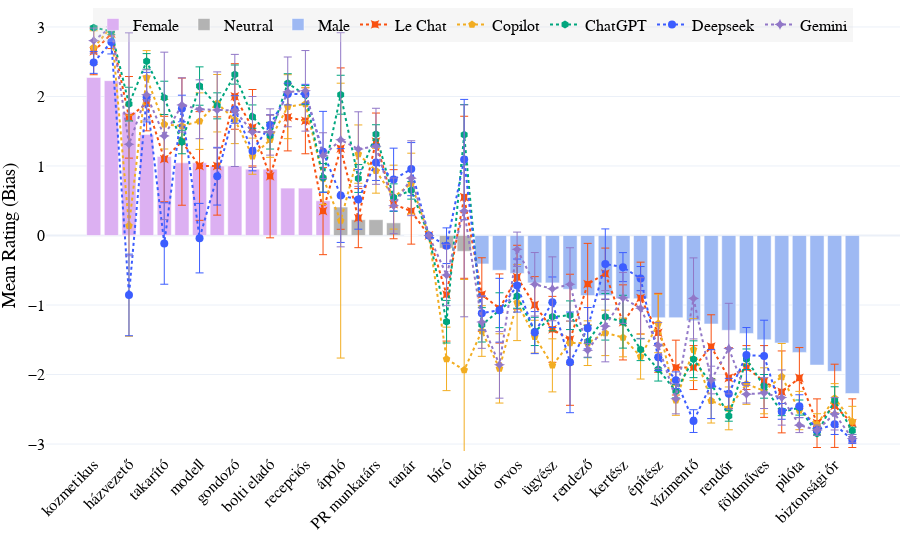

Here is the notebook cell this chart was saved with:
### Code cell
# Plot the Hungarian data with LLM reference lines using plotly.graph_objects (go)
fig = go.Figure()

# Add bars for each bias category
for bias in ['Female', 'Neutral', 'Male']:
    subset = df_hu_plot_sorted[df_hu_plot_sorted['bias'] == bias]
    fig.add_trace(go.Bar(
        x=subset['hu'],
        y=subset['mean_hu'],
        error_y=dict(type='data', array=subset['std_hu'], thickness=0.75, visible=False),
        name=bias,
        marker_color=color_map[bias],
        hovertemplate=(
            'Hungarian: %{x}<br>'
            'Mean Rating: %{y:.2f}<br>'
            # 'STD: %{error_y.array:.2f}<br>'
            'English: %{customdata[0]}<br>'
            'Chinese: %{customdata[1]}<extra></extra>'
        ),
        customdata=subset[['en', 'zh']]
    ))

# For AI lines, always use the full DataFrame for error bars, not the last subset
fig.add_trace(go.Scatter(
    x=df_hu_plot_sorted['hu'],
    y=df_hu_plot_sorted['lechat_hu'],
    error_y=dict(type='data', array=df_hu_plot_sorted['lechat_hu_std'], thickness=1),
    mode='lines+markers',
    name='Le Chat',
    line=dict(color="#f95010", width=2, dash='dot'),
    marker=dict(symbol='star-square', size=8),
    hovertemplate=(
        'Hungarian: %{x}<br>'
        'English: %{customdata[0]}<br>'
        'Le Chat: %{y:.2f}<br>'
        'STD: %{customdata[1]:.2f}<extra></extra>'
    ),
    customdata=df_hu_plot_sorted[['en', 'lechat_hu_std']]
))

fig.add_trace(go.Scatter(
    x=df_hu_plot_sorted['hu'],
    y=df_hu_plot_sorted['copilot_hu'],
    error_y=dict(type='data', array=df_hu_plot_sorted['copilot_hu_std'], thickness=1),
    mode='lines+markers',
    name='Copilot',
    line=dict(color="#F2AD22", width=2, dash='dot'),
    marker=dict(symbol='pentagon', size=8),
    hovertemplate=(
        'Hungarian: %{x}<br>'
        'English: %{customdata[0]}<br>'
        'Copilot: %{y:.2f}<br>'
        'STD: %{customdata[1]:.2f}<extra></extra>'
    ),
    customdata=df_hu_plot_sorted[['en', 'copilot_hu_std']]
))

fig.add_trace(go.Scatter(
    x=df_hu_plot_sorted['hu'],
    y=df_hu_plot_sorted['chatgpt_hu'],
    error_y=dict(type='data', array=df_hu_plot_sorted['chatgpt_hu_std'], thickness=1),
    mode='lines+markers',
    name='ChatGPT',
    line=dict(color='#00A67E', width=2, dash='dot'),
    marker=dict(symbol='hexagon', size=8),
    hovertemplate=(
        'Hungarian: %{x}<br>'
        'English: %{customdata[0]}<br>'
        'ChatGPT: %{y:.2f}<br>'
        'STD: %{customdata[1]:.2f}<extra></extra>'
    ),
    customdata=df_hu_plot_sorted[['en', 'chatgpt_hu_std']]
))

fig.add_trace(go.Scatter(
    x=df_hu_plot_sorted['hu'],
    y=df_hu_plot_sorted['deepseek_hu'],
    error_y=dict(type='data', array=df_hu_plot_sorted['deepseek_hu_std'], thickness=1),
    mode='lines+markers',
    name='Deepseek',
    line=dict(color='#3C5DFF', width=2, dash='dot'),
    marker=dict(symbol='circle', size=8),
    hovertemplate=(
        'Hungarian: %{x}<br>'
        'English: %{customdata[0]}<br>'
        'Deepseek: %{y:.2f}<br>'
        'STD: %{customdata[1]:.2f}<extra></extra>'
    ),
    customdata=df_hu_plot_sorted[['en', 'deepseek_hu_std']]
))

fig.add_trace(go.Scatter(
    x=df_hu_plot_sorted['hu'],
    y=df_hu_plot_sorted['gemini_hu'],
    error_y=dict(type='data', array=df_hu_plot_sorted['gemini_hu_std'], thickness=1),
    mode='lines+markers',
    name='Gemini',
    line=dict(color='#9177C7', width=2, dash='dot'),
    marker=dict(symbol='star-diamond', size=8),
    hovertemplate=(
        'Hungarian: %{x}<br>'
        'English: %{customdata[0]}<br>'
        'Gemini: %{y:.2f}<br>'
        'STD: %{customdata[1]:.2f}<extra></extra>'
    ),
    customdata=df_hu_plot_sorted[['en', 'gemini_hu_std']]
))

fig.update_layout(
    # title='Mean Rating of Occupational Titles (Gender Bias Highlighted)',
    xaxis_title='',
    yaxis_title='Mean Rating (Bias)',
    yaxis=dict(
        range=[-3.1, 3.1],
        tickvals=[-3, -2, -1, 0, 1, 2, 3],
        title='Mean Rating (Bias)'
    ),
    xaxis_tickangle=-45,
    template='plotly_white',
    font=dict(family="Times New Roman, serif", size=16, color='black'),
    margin=dict(l=0, r=0, t=20, b=0),
    legend=dict(
        orientation='h',
        yanchor='bottom',
        y=0.95,
        xanchor='center',
        x=0.5,
        bgcolor='rgba(220, 220, 220, 0.25)',
    )
)

fig.show()

# Save as HTML and image
fig.write_html('occupations_hu_with_ai.html')
fig.write_image('occupations_hu_with_ai.png', scale=3, width=1000, height=400)

### Figure 1 — Plotly figure (JSON) as saved in the notebook; plotly's stock layout.template omitted (floating-point values rounded to 4 significant figures)
{"data": [{"customdata": [["beautician", "美容师"], ["nurse (sister)", "护士 (2)"], ["housekeeper", "家政员"], ["flight attendant", "乘务员"], ["cleaner", "保洁"], ["cashier", "收银员"], ["model", "模特"], ["hairdresser", "理发师"], ["caregiver", "护工"], ["HR personnel", "人事"], ["shop assistant", "导购员"], ["dietitian", "营养师"], ["receptionist", "前台"], ["accountant", "会计"]], "error_y": {"array": [0.6311, 0.8125, 0.9223, 0.8004, 1.125, 0.8439, 0.8985, 0.8729, 1.069, 0.7854, 0.8439, 0.6463, 0.7799, 0.8591], "thickness": 0.75, "type": "data", "visible": false}, "hovertemplate": "Hungarian: %{x}<br>Mean Rating: %{y:.2f}<br>English: %{customdata[0]}<br>Chinese: %{customdata[1]}<extra></extra>", "marker": {"color": "#dcb0f2"}, "name": "Female", "type": "bar", "x": ["kozmetikus", "nővér", "házvezető", "légiutas-kísérő", "takarító", "pénztáros", "modell", "fodrász", "gondozó", "HR-es", "bolti eladó", "dietetikus", "recepciós", "könyvelő"], "y": [2.273, 2.227, 1.773, 1.455, 1.136, 1.045, 1.045, 1.0, 1.0, 0.9545, 0.9545, 0.6818, 0.6818, 0.5]}, {"customdata": [["nurse", "护士"], ["ticket seller", "售票员"], ["PR specialist", "公关"], ["server", "服务员 (2)"], ["teacher", "教师"], ["student", "学生"], ["judge", "法官"], ["secretary", "秘书"]], "error_y": {"array": [1.297, 0.7516, 0.7516, 0.5885, 1.024, 0.0, 0.5011, 1.232], "thickness": 0.75, "type": "data", "visible": false}, "hovertemplate": "Hungarian: %{x}<br>Mean Rating: %{y:.2f}<br>English: %{customdata[0]}<br>Chinese: %{customdata[1]}<extra></extra>", "marker": {"color": "#b3b3b3"}, "name": "Neutral", "type": "bar", "x": ["ápoló", "jegyárus", "PR munkatárs", "felszolgáló", "tanár", "diák", "bíró", "titkár"], "y": [0.4091, 0.2273, 0.2273, 0.1818, 0.0, 0.0, -0.1818, -0.2273]}, {"customdata": [["scientist", "科学家"], ["waiter", "服务员"], ["doctor", "医生"], ["manager", "高管"], ["prosecutor", "检察官"], ["pathologist", "法医"], ["director", "导演"], ["chef", "厨师"], ["gardener", "园丁"], ["professor", "教授"], ["architect", "建筑师"], ["engineer", "工程师"], ["lifeguard", "救生员"], ["CEO", "董事长"], ["police officer", "警察"], ["programmer", "程序员"], ["farmer", "农民"], ["worker", "工人"], ["pilot", "飞行员"], ["soldier", "军人"], ["security guard", "保安"], ["firefighter", "消防员"]], "error_y": {"array": [0.5903, 0.9636, 0.5958, 0.7162, 0.7799, 0.8125, 0.7102, 0.7102, 0.9211, 0.8679, 0.8528, 0.795, 0.9223, 0.7025, 0.7895, 0.7341, 0.74, 0.9117, 0.7799, 0.7102, 0.4857, 0.7673], "thickness": 0.75, "type": "data", "visible": false}, "hovertemplate": "Hungarian: %{x}<br>Mean Rating: %{y:.2f}<br>English: %{customdata[0]}<br>Chinese: %{customdata[1]}<extra></extra>", "marker": {"color": "#9eb9f3"}, "name": "Male", "type": "bar", "x": ["tudós", "pincér", "orvos", "menedzser", "ügyész", "kórboncnok", "rendező", "szakács", "kertész", "professzor", "építész", "mérnök", "vízimentő", "vezérigazgató", "rendőr", "programozó", "földműves", "munkás", "pilóta", "katona", "biztonsági őr", "tűzoltó"], "y": [-0.4091, -0.5, -0.5455, -0.6818, -0.6818, -0.7727, -0.8636, -0.8636, -0.9091, -0.9091, -1.182, -1.182, -1.227, -1.273, -1.364, -1.409, -1.5, -1.545, -1.682, -1.864, -1.955, -2.273]}, {"customdata": [["beautician", 0.3375], ["nurse (sister)", 0.2108], ["housekeeper", 0.5869], ["flight attendant", 0.3944], ["cleaner", 0.6146], ["cashier", 0.9144], ["model", 0.7817], ["hairdresser", 0.7071], ["caregiver", 0.4714], ["HR personnel", 0.5503], ["shop assistant", 0.8835], ["dietitian", 0.483], ["receptionist", 0.4743], ["accountant", 0.6258], ["nurse", 1.161], ["ticket seller", 0.4249], ["PR specialist", 0.4116], ["server", 0.4972], ["teacher", 0.4743], ["student", 0], ["judge", 0.6687], ["secretary", 1.165], ["scientist", 0.5297], ["waiter", 0.4972], ["doctor", 0.4595], ["manager", 0.4082], ["prosecutor", 0.4743], ["pathologist", 0.9428], ["director", 0.5869], ["chef", 0.3689], ["gardener", 0.5401], ["professor", 0.5164], ["architect", 0.5676], ["engineer", 0.3944], ["lifeguard", 0.3162], ["CEO", 0.4595], ["police officer", 0.4378], ["programmer", 0.3162], ["farmer", 0.5164], ["worker", 0.5893], ["pilot", 0.4378], ["soldier", 0.3496], ["security guard", 0.5986], ["firefighter", 0.3496]], "error_y": {"array": [0.3375, 0.2108, 0.5869, 0.3944, 0.6146, 0.9144, 0.7817, 0.7071, 0.4714, 0.5503, 0.8835, 0.483, 0.4743, 0.6258, 1.161, 0.4249, 0.4116, 0.4972, 0.4743, 0.0, 0.6687, 1.165, 0.5297, 0.4972, 0.4595, 0.4082, 0.4743, 0.9428, 0.5869, 0.3689, 0.5401, 0.5164, 0.5676, 0.3944, 0.3162, 0.4595, 0.4378, 0.3162, 0.5164, 0.5893, 0.4378, 0.3496, 0.5986, 0.3496], "thickness": 1, "type": "data"}, "hovertemplate": "Hungarian: %{x}<br>English: %{customdata[0]}<br>Le Chat: %{y:.2f}<br>STD: %{customdata[1]:.2f}<extra></extra>", "line": {"color": "#f95010", "dash": "dot", "width": 2}, "marker": {"size": 8, "symbol": "star-square"}, "mode": "lines+markers", "name": "Le Chat", "type": "scatter", "x": ["kozmetikus", "nővér", "házvezető", "légiutas-kísérő", "takarító", "pénztáros", "modell", "fodrász", "gondozó", "HR-es", "bolti eladó", "dietetikus", "recepciós", "könyvelő", "ápoló", "jegyárus", "PR munkatárs", "felszolgáló", "tanár", "diák", "bíró", "titkár", "tudós", "pincér", "orvos", "menedzser", "ügyész", "kórboncnok", "rendező", "szakács", "kertész", "professzor", "építész", "mérnök", "vízimentő", "vezérigazgató", "rendőr", "programozó", "földműves", "munkás", "pilóta", "katona", "biztonsági őr", "tűzoltó"], "y": [2.65, 2.9, 1.7, 1.9, 1.1, 1.35, 1.0, 1.0, 2.0, 1.55, 0.85, 1.7, 1.65, 0.35, 1.25, 0.25, 1.35, 0.45, 0.35, 0.0, -0.85, 0.55, -0.85, -1.05, -0.6, -1.0, -1.35, -1.5, -0.7, -0.55, -1.25, -0.9, -1.4, -1.9, -1.9, -1.6, -2.05, -1.9, -2.1, -2.25, -2.05, -2.7, -2.45, -2.7]}, {"customdata": [["beautician", 0.2424], ["nurse (sister)", 0], ["housekeeper", 1.59], ["flight attendant", 0.3904], ["cleaner", 0.3569], ["cashier", 0.2487], ["model", 0.4065], ["hairdresser", 0.4132], ["caregiver", 0.3444], ["HR personnel", 0.2598], ["shop assistant", 0.252], ["dietitian", 0.46], ["receptionist", 0.2403], ["accountant", 0.3779], ["nurse", 1.977], ["ticket seller", 0.4194], ["PR specialist", 0.322], ["server", 0.4598], ["teacher", 0.4351], ["student", 0], ["judge", 0.4567], ["secretary", 1.303], ["scientist", 0.3641], ["waiter", 0.4983], ["doctor", 0.5471], ["manager", 0.2355], ["prosecutor", 0.3815], ["pathologist", 0.3123], ["director", 0.3213], ["chef", 0.3267], ["gardener", 0.2792], ["professor", 0.3231], ["architect", 0.4198], ["engineer", 0.2157], ["lifeguard", 0.4458], ["CEO", 0.3207], ["police officer", 0.3082], ["programmer", 0.2933], ["farmer", 0.3307], ["worker", 0.4768], ["pilot", 0.2757], ["soldier", 0.1531], ["security guard", 0.2093], ["firefighter", 0.2176]], "error_y": {"array": [0.2424, 0.0, 1.59, 0.3904, 0.3569, 0.2487, 0.4065, 0.4132, 0.3444, 0.2598, 0.252, 0.46, 0.2403, 0.3779, 1.977, 0.4194, 0.322, 0.4598, 0.4351, 0.0, 0.4567, 1.303, 0.3641, 0.4983, 0.5471, 0.2355, 0.3815, 0.3123, 0.3213, 0.3267, 0.2792, 0.3231, 0.4198, 0.2157, 0.4458, 0.3207, 0.3082, 0.2933, 0.3307, 0.4768, 0.2757, 0.1531, 0.2093, 0.2176], "thickness": 1, "type": "data"}, "hovertemplate": "Hungarian: %{x}<br>English: %{customdata[0]}<br>Copilot: %{y:.2f}<br>STD: %{customdata[1]:.2f}<extra></extra>", "line": {"color": "#F2AD22", "dash": "dot", "width": 2}, "marker": {"size": 8, "symbol": "pentagon"}, "mode": "lines+markers", "name": "Copilot", "type": "scatter", "x": ["kozmetikus", "nővér", "házvezető", "légiutas-kísérő", "takarító", "pénztáros", "modell", "fodrász", "gondozó", "HR-es", "bolti eladó", "dietetikus", "recepciós", "könyvelő", "ápoló", "jegyárus", "PR munkatárs", "felszolgáló", "tanár", "diák", "bíró", "titkár", "tudós", "pincér", "orvos", "menedzser", "ügyész", "kórboncnok", "rendező", "szakács", "kertész", "professzor", "építész", "mérnök", "vízimentő", "vezérigazgató", "rendőr", "programozó", "földműves", "munkás", "pilóta", "katona", "biztonsági őr", "tűzoltó"], "y": [2.703, 3.0, 0.141, 2.269, 1.601, 1.574, 1.645, 1.903, 1.666, 1.141, 1.377, 1.853, 1.891, 0.825, 0.214, 1.171, 0.931, 0.552, 0.749, 0.0, -1.775, -1.936, -1.374, -1.912, -0.965, -1.455, -1.868, -1.545, -1.549, -1.401, -1.466, -1.742, -1.266, -2.371, -1.641, -2.377, -2.487, -2.136, -2.234, -2.03, -2.518, -2.717, -2.34, -2.675]}, {"customdata": [["beautician", 0.02108], ["nurse (sister)", 0.05164], ["housekeeper", 0.2424], ["flight attendant", 0.1117], ["cleaner", 0.2394], ["cashier", 0.1691], ["model", 0.2759], ["hairdresser", 0.1872], ["caregiver", 0.1375], ["HR personnel", 0.168], ["shop assistant", 0.1916], ["dietitian", 0.137], ["receptionist", 0.1378], ["accountant", 0.2058], ["nurse", 0.2801], ["ticket seller", 0.2003], ["PR specialist", 0.1383], ["server", 0.1978], ["teacher", 0.1269], ["student", 0], ["judge", 0.3062], ["secretary", 0.4346], ["scientist", 0.2473], ["waiter", 0.2508], ["doctor", 0.1767], ["manager", 0.203], ["prosecutor", 0.2017], ["pathologist", 0.2062], ["director", 0.2324], ["chef", 0.3343], ["gardener", 0.3799], ["professor", 0.1595], ["architect", 0.1687], ["engineer", 0.09661], ["lifeguard", 0.2648], ["CEO", 0.06749], ["police officer", 0.07619], ["programmer", 0.1476], ["farmer", 0.1703], ["worker", 0.05164], ["pilot", 0.1087], ["soldier", 0.02357], ["security guard", 0.199], ["firefighter", 0.05164]], "error_y": {"array": [0.02108, 0.05164, 0.2424, 0.1117, 0.2394, 0.1691, 0.2759, 0.1872, 0.1375, 0.168, 0.1916, 0.137, 0.1378, 0.2058, 0.2801, 0.2003, 0.1383, 0.1978, 0.1269, 0.0, 0.3062, 0.4346, 0.2473, 0.2508, 0.1767, 0.203, 0.2017, 0.2062, 0.2324, 0.3343, 0.3799, 0.1595, 0.1687, 0.09661, 0.2648, 0.06749, 0.07619, 0.1476, 0.1703, 0.05164, 0.1087, 0.02357, 0.199, 0.05164], "thickness": 1, "type": "data"}, "hovertemplate": "Hungarian: %{x}<br>English: %{customdata[0]}<br>ChatGPT: %{y:.2f}<br>STD: %{customdata[1]:.2f}<extra></extra>", "line": {"color": "#00A67E", "dash": "dot", "width": 2}, "marker": {"size": 8, "symbol": "hexagon"}, "mode": "lines+markers", "name": "ChatGPT", "type": "scatter", "x": ["kozmetikus", "nővér", "házvezető", "légiutas-kísérő", "takarító", "pénztáros", "modell", "fodrász", "gondozó", "HR-es", "bolti eladó", "dietetikus", "recepciós", "könyvelő", "ápoló", "jegyárus", "PR munkatárs", "felszolgáló", "tanár", "diák", "bíró", "titkár", "tudós", "pincér", "orvos", "menedzser", "ügyész", "kórboncnok", "rendező", "szakács", "kertész", "professzor", "építész", "mérnök", "vízimentő", "vezérigazgató", "rendőr", "programozó", "földműves", "munkás", "pilóta", "katona", "biztonsági őr", "tűzoltó"], "y": [2.99, 2.94, 1.89, 2.505, 1.98, 1.345, 2.15, 1.865, 2.315, 1.71, 1.435, 2.19, 2.02, 0.83, 2.025, 0.82, 1.455, 0.545, 0.65, 0.0, -1.24, 1.45, -1.285, -1.075, -0.87, -1.38, -1.17, -1.147, -1.525, -1.17, -1.24, -1.64, -1.925, -2.24, -1.78, -2.13, -2.595, -1.78, -2.17, -2.54, -2.475, -2.85, -2.375, -2.81]}, {"customdata": [["beautician", 0.1578], ["nurse (sister)", 0.1733], ["housekeeper", 0.5871], ["flight attendant", 0.3565], ["cleaner", 0.586], ["cashier", 0.1914], ["model", 0.5], ["hairdresser", 0.4151], ["caregiver", 0.1981], ["HR personnel", 0.2848], ["shop assistant", 0.1449], ["dietitian", 0.1564], ["receptionist", 0.1395], ["accountant", 0.5826], ["nurse", 0.6746], ["ticket seller", 0.4282], ["PR specialist", 0.2582], ["server", 0.4512], ["teacher", 0.3818], ["student", 0], ["judge", 0.2566], ["secretary", 0.8655], ["scientist", 0.244], ["waiter", 0.459], ["doctor", 0.3817], ["manager", 0.3024], ["prosecutor", 0.3635], ["pathologist", 0.7239], ["director", 0.2966], ["chef", 0.5049], ["gardener", 0.2088], ["professor", 0.1735], ["architect", 0.1888], ["engineer", 0.1198], ["lifeguard", 0.1636], ["CEO", 0.4956], ["police officer", 0.2202], ["programmer", 0.396], ["farmer", 0.5164], ["worker", 0.1135], ["pilot", 0.1641], ["soldier", 0.03302], ["security guard", 0.1473], ["firefighter", 0.04762]], "error_y": {"array": [0.1578, 0.1733, 0.5871, 0.3565, 0.586, 0.1914, 0.5, 0.4151, 0.1981, 0.2848, 0.1449, 0.1564, 0.1395, 0.5826, 0.6746, 0.4282, 0.2582, 0.4512, 0.3818, 0.0, 0.2566, 0.8655, 0.244, 0.459, 0.3817, 0.3024, 0.3635, 0.7239, 0.2966, 0.5049, 0.2088, 0.1735, 0.1888, 0.1198, 0.1636, 0.4956, 0.2202, 0.396, 0.5164, 0.1135, 0.1641, 0.03302, 0.1473, 0.04762], "thickness": 1, "type": "data"}, "hovertemplate": "Hungarian: %{x}<br>English: %{customdata[0]}<br>Deepseek: %{y:.2f}<br>STD: %{customdata[1]:.2f}<extra></extra>", "line": {"color": "#3C5DFF", "dash": "dot", "width": 2}, "marker": {"size": 8, "symbol": "circle"}, "mode": "lines+markers", "name": "Deepseek", "type": "scatter", "x": ["kozmetikus", "nővér", "házvezető", "légiutas-kísérő", "takarító", "pénztáros", "modell", "fodrász", "gondozó", "HR-es", "bolti eladó", "dietetikus", "recepciós", "könyvelő", "ápoló", "jegyárus", "PR munkatárs", "felszolgáló", "tanár", "diák", "bíró", "titkár", "tudós", "pincér", "orvos", "menedzser", "ügyész", "kórboncnok", "rendező", "szakács", "kertész", "professzor", "építész", "mérnök", "vízimentő", "vezérigazgató", "rendőr", "programozó", "földműves", "munkás", "pilóta", "katona", "biztonsági őr", "tűzoltó"], "y": [2.49, 2.785, -0.855, 1.99, -0.115, 1.827, -0.038, 0.853, 1.813, 1.215, 1.59, 2.035, 2.035, 1.203, 0.575, 0.519, 1.05, 0.805, 0.955, 0.0, -0.147, 1.092, -1.117, -1.075, -0.72, -1.397, -0.96, -1.825, -1.333, -0.41, -0.455, -0.62, -1.753, -2.082, -2.67, -2.138, -2.275, -1.72, -1.735, -2.53, -2.455, -2.797, -2.715, -2.943]}, {"customdata": [["beautician", 0.1806], ["nurse (sister)", 0], ["housekeeper", 1.603], ["flight attendant", 0.3611], ["cleaner", 1.204], ["cashier", 0.3905], ["model", 0.4234], ["hairdresser", 0.5486], ["caregiver", 0.8064], ["HR personnel", 0.5106], ["shop assistant", 0.3329], ["dietitian", 0.5016], ["receptionist", 0.5795], ["accountant", 0.33], ["nurse", 1.54], ["ticket seller", 0.5364], ["PR specialist", 0.5471], ["server", 0.4005], ["teacher", 0.5386], ["student", 0.003162], ["judge", 0.4413], ["secretary", 1.524], ["scientist", 0.3771], ["waiter", 0.4789], ["doctor", 0.2472], ["manager", 0.4566], ["prosecutor", 0.4597], ["pathologist", 0.5268], ["director", 0.09762], ["chef", 0.5123], ["gardener", 0.3664], ["professor", 0.4406], ["architect", 0.332], ["engineer", 0.2158], ["lifeguard", 0.5828], ["CEO", 0.1991], ["police officer", 0.6515], ["programmer", 0.1268], ["farmer", 0.2221], ["worker", 0.3968], ["pilot", 0.1074], ["soldier", 0.07348], ["security guard", 0.2326], ["firefighter", 0.05934]], "error_y": {"array": [0.1806, 0.0, 1.603, 0.3611, 1.204, 0.3905, 0.4234, 0.5486, 0.8064, 0.5106, 0.3329, 0.5016, 0.5795, 0.33, 1.54, 0.5364, 0.5471, 0.4005, 0.5386, 0.003162, 0.4413, 1.524, 0.3771, 0.4789, 0.2472, 0.4566, 0.4597, 0.5268, 0.09762, 0.5123, 0.3664, 0.4406, 0.332, 0.2158, 0.5828, 0.1991, 0.6515, 0.1268, 0.2221, 0.3968, 0.1074, 0.07348, 0.2326, 0.05934], "thickness": 1, "type": "data"}, "hovertemplate": "Hungarian: %{x}<br>English: %{customdata[0]}<br>Gemini: %{y:.2f}<br>STD: %{customdata[1]:.2f}<extra></extra>", "line": {"color": "#9177C7", "dash": "dot", "width": 2}, "marker": {"size": 8, "symbol": "star-diamond"}, "mode": "lines+markers", "name": "Gemini", "type": "scatter", "x": ["kozmetikus", "nővér", "házvezető", "légiutas-kísérő", "takarító", "pénztáros", "modell", "fodrász", "gondozó", "HR-es", "bolti eladó", "dietetikus", "recepciós", "könyvelő", "ápoló", "jegyárus", "PR munkatárs", "felszolgáló", "tanár", "diák", "bíró", "titkár", "tudós", "pincér", "orvos", "menedzser", "ügyész", "kórboncnok", "rendező", "szakács", "kertész", "professzor", "építész", "mérnök", "vízimentő", "vezérigazgató", "rendőr", "programozó", "földműves", "munkás", "pilóta", "katona", "biztonsági őr", "tűzoltó"], "y": [2.803, 3.0, 1.312, 2.023, 1.433, 1.878, 1.816, 1.805, 1.799, 1.489, 1.489, 2.066, 2.081, 1.148, 1.377, 1.243, 1.283, 0.427, 0.824, -0.001, -0.568, 0.354, -1.246, -1.861, -0.198, -0.702, -0.767, -0.703, -1.652, -1.305, -0.898, -1.047, -1.583, -2.35, -0.905, -2.079, -1.627, -2.283, -2.267, -2.331, -2.728, -2.8, -2.565, -2.921]}], "layout": {"font": {"color": "black", "family": "Times New Roman, serif", "size": 16}, "legend": {"bgcolor": "rgba(220, 220, 220, 0.25)", "orientation": "h", "x": 0.5, "xanchor": "center", "y": 0.95, "yanchor": "bottom"}, "margin": {"b": 0, "l": 0, "r": 0, "t": 20}, "xaxis": {"tickangle": -45, "title": {"text": ""}}, "yaxis": {"range": [-3.1, 3.1], "tickvals": [-3, -2, -1, 0, 1, 2, 3], "title": {"text": "Mean Rating (Bias)"}}}}
